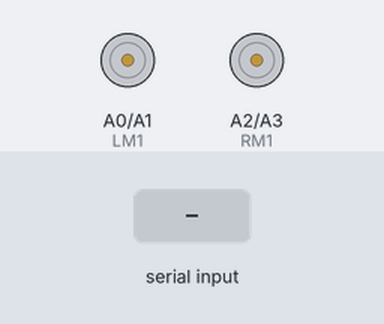
This sketch was run on a simulated Arduino Uno, built with avr-gcc and run on an emulated ATmega328P. Parts: motor-driver pin pairs drawn as motors (green arrow = first pin HIGH = forward, orange = second pin HIGH = backward, longer = more drive). The test bench sets the inputs (shaded band).

Above: at 1.2 s.
1.3 s: "F" received over Serial
At 2.3 s:
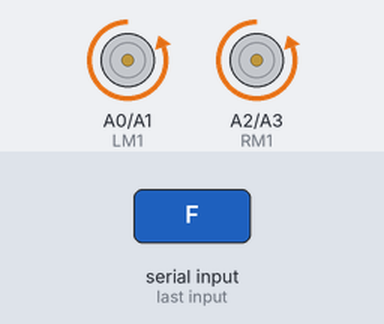
2.8 s: "B" received over Serial
At 3.5 s:
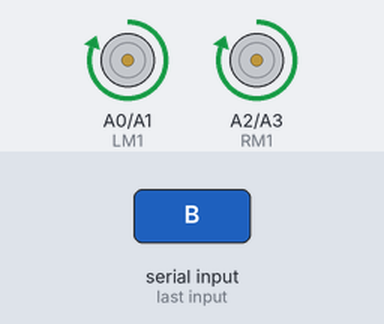
4.3 s: "R" received over Serial
At 4.6 s:
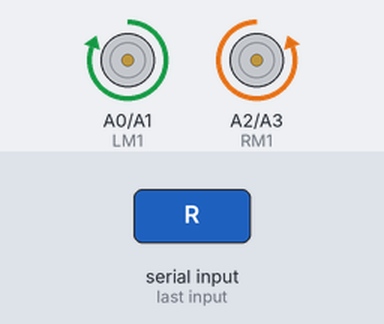
5.8 s: "L" received over Serial
At 7.0 s:
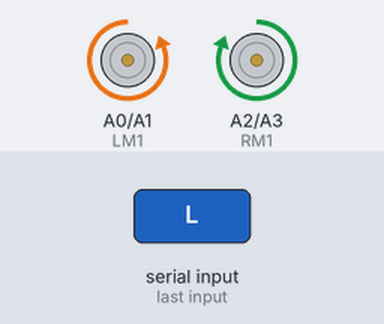
7.3 s: "H" received over Serial
At 8.1 s:
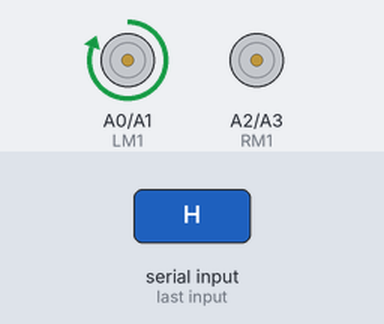
8.8 s: "J" received over Serial
At 9.2 s:
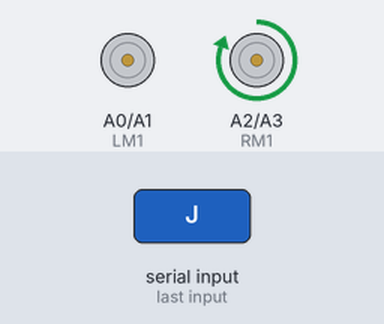
Timing chart, 0 to 11.3 s (numbered marks = the images above; inputs shaded):
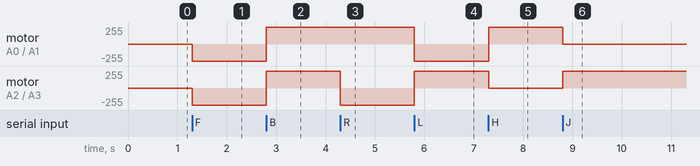

The sketch:

RC_penyu.ino
```cpp
//input driver motor kiri
#define LM1      A0 //PB4 in1  //2 pd2
#define LM2      A1 //PB5 in2  //3 pd3
//input driver motor kanan
#define RM1      A2 //PB0 in3  //7 pd7
#define RM2      A3 //PD7 in4  //8 pb0

  char state;

void setup(){
    Serial.begin(9600);
    pinMode(LM1, OUTPUT);
    pinMode(LM2, OUTPUT);
    pinMode(RM1, OUTPUT);
    pinMode(RM2, OUTPUT);
}

void loop() {
    if(Serial.available() > 0){
      state = Serial.read();
      if (state == 'S'){
      motor_stop();
      }else if (state == 'F') {
      drive_forward();
    }else if (state == 'B') {
      drive_backward();
    }else if (state == 'R') {
        turn_right();
    }else if (state == 'L') {
      turn_left();
    }else if (state == 'H') {
      turn_left_backward();
    }else if (state == 'J') {
      turn_right_backward();
    }else if (state == 'G') {
      turn_left();
    }else if (state == 'I') {
        turn_right();
    }
    delay(10);
 }

}

// function to stop the robot
void motor_stop(){
    digitalWrite(LM1, LOW);
    digitalWrite(LM2, LOW);
    digitalWrite(RM1, LOW);
    digitalWrite(RM2, LOW);
}

//function to drive the robot forward
void drive_forward(){
    digitalWrite(LM1, LOW);
    digitalWrite(LM2, HIGH);
    digitalWrite(RM1, LOW);
    digitalWrite(RM2, HIGH);
}

//function to drive the robot backward
void drive_backward(){
    digitalWrite(LM1, HIGH);
    digitalWrite(LM2, LOW);
    digitalWrite(RM1, HIGH);
    digitalWrite(RM2, LOW);
}

//function to turn the robot left
void turn_left(){
    digitalWrite(LM1, LOW);
    digitalWrite(LM2, HIGH);
    digitalWrite(RM1, HIGH);
    digitalWrite(RM2, LOW);
}

//function to turn the robot right
void turn_right(){
    digitalWrite(LM1, HIGH);
    digitalWrite(LM2, LOW);
    digitalWrite(RM1, LOW);
    digitalWrite(RM2, HIGH);
}

void turn_right_backward(){
    digitalWrite(LM1, LOW);
    digitalWrite(LM2, LOW);
    digitalWrite(RM1, HIGH);
    digitalWrite(RM2, LOW);
}

void turn_left_backward(){
    digitalWrite(LM1, HIGH);
    digitalWrite(LM2, LOW);
    digitalWrite(RM1, LOW);
    digitalWrite(RM2, LOW);
}
```

Measured:
- after the input at 1.3 s, motor on A0 (LM1) / A1 (LM2), motor on A2 (RM1) / A3 (RM2): stopped → backward 255/255 at once
- after the input at 2.8 s, motor on A0 (LM1) / A1 (LM2), motor on A2 (RM1) / A3 (RM2): backward 255/255 → forward 255/255 at once
- after the input at 4.3 s, motor on A2 (RM1) / A3 (RM2): forward 255/255 → backward 255/255 at once
- after the input at 5.8 s, motor on A0 (LM1) / A1 (LM2): forward 255/255 → backward 255/255 at once; motor on A2 (RM1) / A3 (RM2): backward 255/255 → forward 255/255 at once
- after the input at 7.3 s, motor on A0 (LM1) / A1 (LM2): backward 255/255 → forward 255/255 at once; motor on A2 (RM1) / A3 (RM2): forward 255/255 → stopped at once
- after the input at 8.8 s, motor on A0 (LM1) / A1 (LM2): forward 255/255 → stopped at once; motor on A2 (RM1) / A3 (RM2): stopped → forward 255/255 at once
